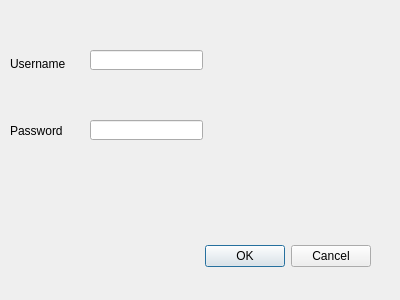
<?xml version="1.0" encoding="UTF-8"?>
<ui version="4.0">
 <class>Dialog</class>
 <widget class="QDialog" name="Dialog">
  <property name="geometry">
   <rect>
    <x>0</x>
    <y>0</y>
    <width>400</width>
    <height>300</height>
   </rect>
  </property>
  <property name="windowTitle">
   <string>Dialog</string>
  </property>
  <widget class="QDialogButtonBox" name="submitLogin">
   <property name="geometry">
    <rect>
     <x>30</x>
     <y>240</y>
     <width>341</width>
     <height>32</height>
    </rect>
   </property>
   <property name="orientation">
    <enum>Qt::Horizontal</enum>
   </property>
   <property name="standardButtons">
    <set>QDialogButtonBox::Cancel|QDialogButtonBox::Ok</set>
   </property>
  </widget>
  <widget class="QLineEdit" name="lineEdit">
   <property name="geometry">
    <rect>
     <x>90</x>
     <y>50</y>
     <width>113</width>
     <height>20</height>
    </rect>
   </property>
  </widget>
  <widget class="QLineEdit" name="lineEdit_2">
   <property name="geometry">
    <rect>
     <x>90</x>
     <y>120</y>
     <width>113</width>
     <height>20</height>
    </rect>
   </property>
  </widget>
  <widget class="QLabel" name="label">
   <property name="geometry">
    <rect>
     <x>10</x>
     <y>53</y>
     <width>71</width>
     <height>21</height>
    </rect>
   </property>
   <property name="text">
    <string>Username</string>
   </property>
  </widget>
  <widget class="QLabel" name="label_2">
   <property name="geometry">
    <rect>
     <x>10</x>
     <y>120</y>
     <width>71</width>
     <height>21</height>
    </rect>
   </property>
   <property name="text">
    <string>Password</string>
   </property>
  </widget>
 </widget>
 <resources/>
 <connections>
  <connection>
   <sender>submitLogin</sender>
   <signal>accepted()</signal>
   <receiver>Dialog</receiver>
   <slot>accept()</slot>
   <hints>
    <hint type="sourcelabel">
     <x>248</x>
     <y>254</y>
    </hint>
    <hint type="destinationlabel">
     <x>157</x>
     <y>274</y>
    </hint>
   </hints>
  </connection>
  <connection>
   <sender>submitLogin</sender>
   <signal>rejected()</signal>
   <receiver>Dialog</receiver>
   <slot>reject()</slot>
   <hints>
    <hint type="sourcelabel">
     <x>316</x>
     <y>260</y>
    </hint>
    <hint type="destinationlabel">
     <x>286</x>
     <y>274</y>
    </hint>
   </hints>
  </connection>
 </connections>
</ui>
